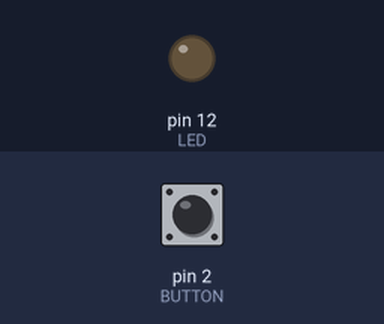
Simulated run of this sketch. Board: Arduino Uno, built with avr-gcc and run on an emulated ATmega328P. Shown: output pins drawn as LEDs (lit = HIGH). The test bench sets the inputs (shaded band); at power-on: pin 2 (BUTTON) LOW. What the sketch prints to the serial monitor is not drawn.

Above: at 1.2 s.
1.3 s: pin 2 (BUTTON) pulled HIGH for 0.15 s
At 1.37 s:
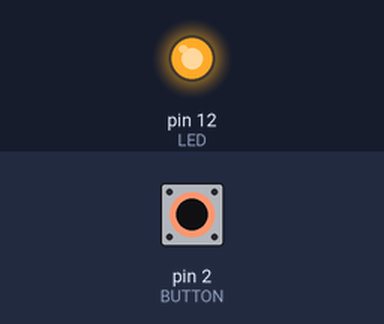
2.9 s: pin 2 (BUTTON) pulled HIGH for 3.2 s
At 7.4 s:
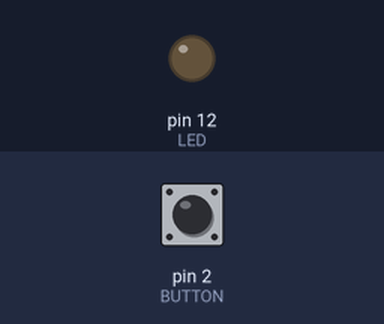
Timing chart, 0 to 8.9 s (numbered marks = the images above; inputs shaded):
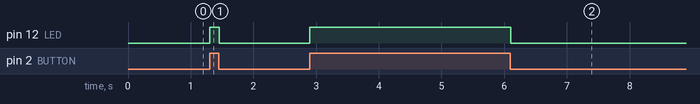

The sketch:

button_plotter.ino
```cpp
int BUTTON = 2;
int LED = 12;

void setup() {
  Serial.begin(9600);
  pinMode(BUTTON, INPUT);
  pinMode(LED, OUTPUT);

}

void loop() {
  int state = digitalRead(BUTTON);

  if(state == 1) {
    digitalWrite(LED, HIGH);
  } else {
    digitalWrite(LED, LOW);
  }

  Serial.println(state);
  delay(1);

}
```

Measured:
- after the input at 1.3 s, pin 12 (LED): LOW → HIGH at once, → LOW 0.15 s later
- after the input at 2.9 s, pin 12 (LED): LOW → HIGH at once, → LOW 3.2 s later
